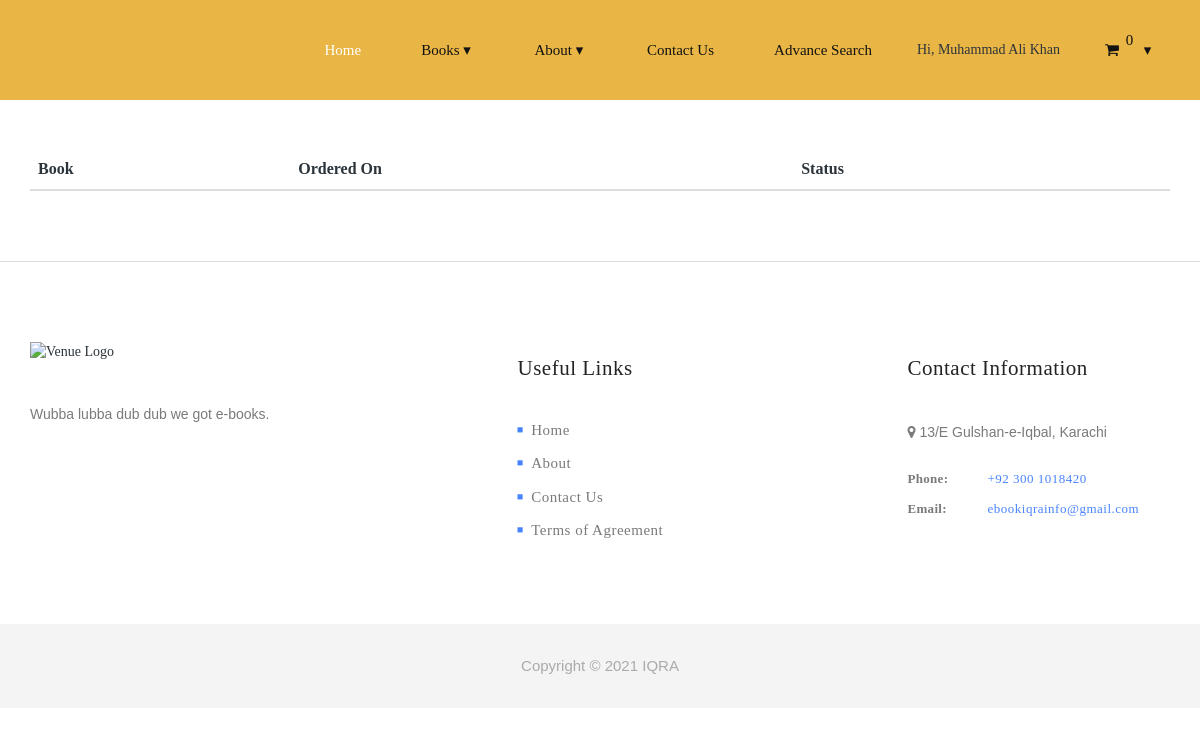
Before: /my-books.php (signed in) with the older database file.
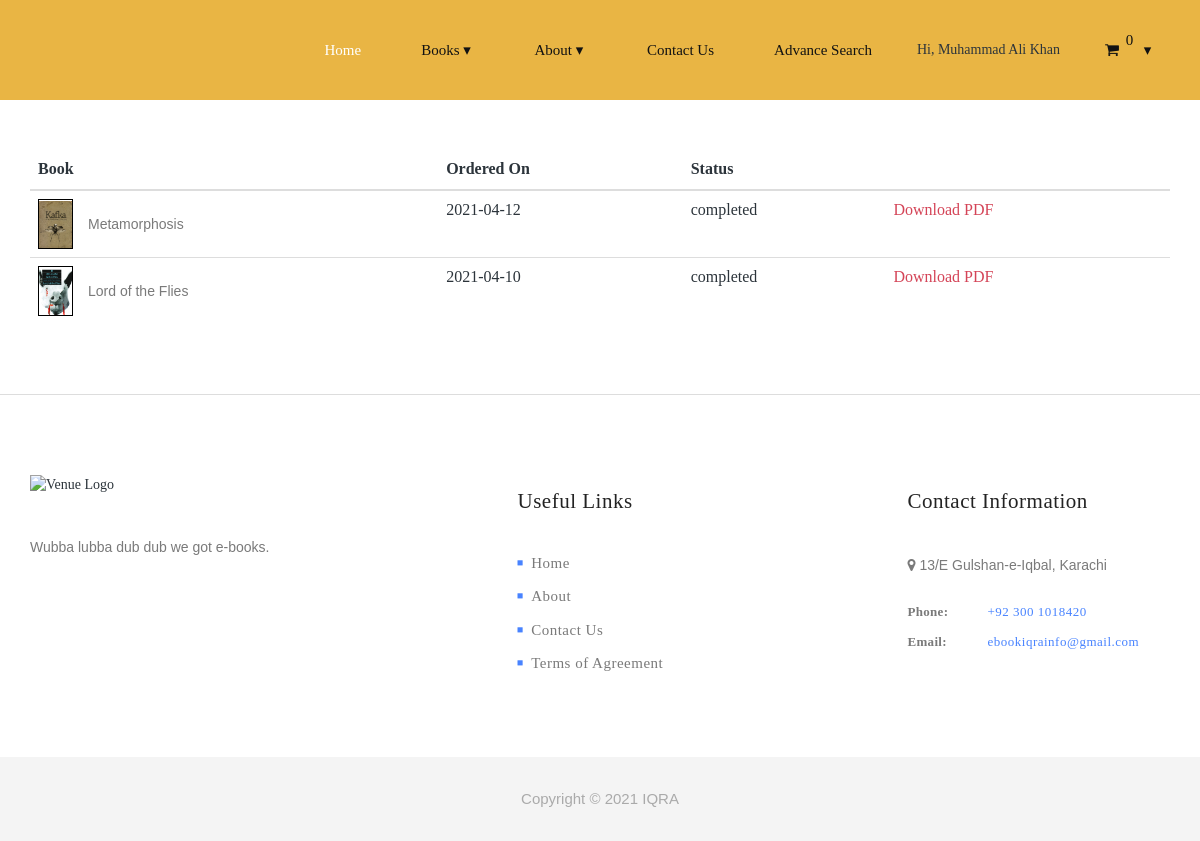
After: the same page with the newer database file.
### tables this page shows
CREATE TABLE `order` (
  `id` int(11) NOT NULL,
  `user_id` int(11) NOT NULL,
  `payment` varchar(32) NOT NULL,
  `zip` varchar(16) NOT NULL,
  `status` varchar(32) NOT NULL,
  `order_number` varchar(12) NOT NULL,
  `cost` float NOT NULL,
  `orderedon` varchar(32) NOT NULL
);

CREATE TABLE `book` (
  `id` int(11) NOT NULL,
  `title` varchar(255) NOT NULL,
  `description` text NOT NULL,
  `price` double NOT NULL,
  `author` varchar(255) NOT NULL,
  `publisher` varchar(255) NOT NULL,
  `publishedon` varchar(32) NOT NULL,
  `stock` int(11) NOT NULL,
  `category_id` int(11) NOT NULL,
  `image` varchar(1024) NOT NULL,
  `weight` float NOT NULL,
  `pdf` varchar(1024) NOT NULL,
  `subcategory_id` int(11) NOT NULL
);

### inc/database.inc.php (called while the page is built, shortened)
<?php
    include("./inc/utility.inc.php");
    class database
    {
        private $host = "localhost";
        private $user = "root";
        private $pswd = "";
        private $db = "ebookdb";
        private $link = null;
        function __construct()
        {
            $this->link = mysqli_connect($this->host, $this->user, $this->pswd, $this->db);
        }
        function query($q){
            $res = mysqli_query($this->link, $q);
            if ($res) {
                $out = "Query Executed Sucessfully ✅ query: $q";
            } else {
                $out = "Query Error ❌: " . mysqli_errno($this->get_link()) . " on query: $q";
                echo Utility::console_error($out);
            }
            return $res;
        }
        public function get_entity($table_name, $id){
            $q = "SELECT * FROM `$table_name` WHERE ID = " . $id;
            $res = $this->query($q);
            return $res->fetch_assoc();
        }
        public function get_entities($table_name){
            $q = "SELECT * FROM `$table_name`";
            $res = $this->query($q);
            return $res;
        }
    }
?>

### inc/utility.inc.php (called while the page is built, shortened)
<?php
class Utility
{
    static function log($msg)
    {
        $time = date('m/d/y h:iA', time());
        $page = basename($_SERVER['PHP_SELF']);
        $user = isset($_SESSION["user_id"]) ? $_SESSION["user_id"] : "guest";
        $contents = file_get_contents('log.txt');
        $contents .=  "User: $user\t$time\t$page\t$msg\r";
    }
}

### my-books.php (the view, shortened to what this page needs)
<?php
include "./inc/database.inc.php";
$db = new database();
$user_id = $_SESSION["user_id"];
$q = "SELECT `order`.`id` as `order_id`, `book_order`.`book_id`, `book_order`.`status` from `order`
        left join `book_order`
        on `order`.`id` = `book_order`.`order_id`
        where `order`.`user_id` = $user_id AND `book_order`.`version` = 'pdf' AND (`order`.`status` = 'completed' or `order`.`status` = 'confirmed')
        group by `book_order`.`book_id`";
$res = $db->query($q);
?>
<!DOCTYPE html>
<html lang="en">
<head>
    <?php include "./head.php"; ?>
</head>
<body>
    <?php include "./header.php"; ?>
    <section class="books-section">
        <div class="container">
            <div class="table-responsive">
                <form method="post" action="">
                    <table class="table">
                        <thead>
                            <tr>
                                <th>Book</th>
                                <th>Ordered On</th>
                                <th>Status</th>
                                <th></th>
                            </tr>
                        </thead>
                        <tbody>
                            <?php
                            while ($row = mysqli_fetch_array($res)) {
                                $book = $db->get_entity('book', $row["book_id"]);
                                $order = $db->get_entity('order', $row["order_id"]);
                            ?>
                                <tr>
                                    <td>
                                        <div class="imgbox-sm" style="float: left;"><img src="./img/uploaded/<?= $book["image"] ?>" alt=""></div>
                                        <p style="margin: 13px 0 0 50px;"><?=$book["title"]?></p>
                                    </td>
                                    <td><?=$order["orderedon"]?></td>
                                    <td><?= $row["status"] ?></td>
                                    <td>
                                        <a href="./pdf/<?= $book["pdf"] ?>" download="<?= $book["title"] ?>">Download PDF</a>
                                    </td>
                                </tr>
                            <?php } ?>
                        </tbody>
                    </table>
                </form>
            </div>
        </div>
    </section>
    <?php include "./footer.php"; ?>
</body>
</html>

Changed rows visible on the page:
added order: book.image (picture), book.title "Metamorphosis", orderedon "2021-04-12", status "completed"
added order: book.image (picture), book.title "Lord of the Flies", orderedon "2021-04-10", status "completed"
